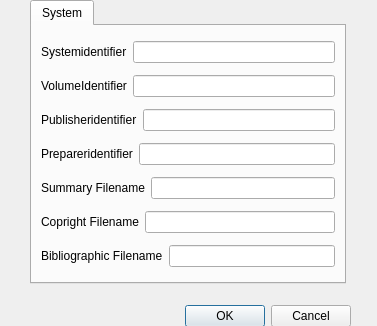
<?xml version="1.0" encoding="UTF-8"?>
<ui version="4.0">
 <class>DialogWriteCd</class>
 <widget class="QDialog" name="DialogWriteCd">
  <property name="geometry">
   <rect>
    <x>0</x>
    <y>0</y>
    <width>377</width>
    <height>326</height>
   </rect>
  </property>
  <property name="windowTitle">
   <string>Dialog</string>
  </property>
  <widget class="QDialogButtonBox" name="buttonBox">
   <property name="geometry">
    <rect>
     <x>10</x>
     <y>300</y>
     <width>341</width>
     <height>32</height>
    </rect>
   </property>
   <property name="orientation">
    <enum>Qt::Horizontal</enum>
   </property>
   <property name="standardButtons">
    <set>QDialogButtonBox::Cancel|QDialogButtonBox::Ok</set>
   </property>
  </widget>
  <widget class="QTabWidget" name="tabWidget">
   <property name="geometry">
    <rect>
     <x>30</x>
     <y>0</y>
     <width>316</width>
     <height>284</height>
    </rect>
   </property>
   <property name="currentIndex">
    <number>0</number>
   </property>
   <widget class="QWidget" name="System">
    <attribute name="title">
     <string>System</string>
    </attribute>
    <layout class="QVBoxLayout" name="verticalLayout">
     <item>
      <layout class="QHBoxLayout" name="horizontalLayout">
       <item>
        <widget class="QLabel" name="label">
         <property name="text">
          <string>Systemidentifier</string>
         </property>
        </widget>
       </item>
       <item>
        <widget class="QLineEdit" name="lineEdit"/>
       </item>
      </layout>
     </item>
     <item>
      <layout class="QHBoxLayout" name="horizontalLayout_2">
       <item>
        <widget class="QLabel" name="label_2">
         <property name="text">
          <string>VolumeIdentifier</string>
         </property>
        </widget>
       </item>
       <item>
        <widget class="QLineEdit" name="lineEdit_2"/>
       </item>
      </layout>
     </item>
     <item>
      <layout class="QHBoxLayout" name="horizontalLayout_3">
       <item>
        <widget class="QLabel" name="label_3">
         <property name="text">
          <string>Publisheridentifier</string>
         </property>
        </widget>
       </item>
       <item>
        <widget class="QLineEdit" name="lineEdit_3"/>
       </item>
      </layout>
     </item>
     <item>
      <layout class="QHBoxLayout" name="horizontalLayout_4">
       <item>
        <widget class="QLabel" name="label_4">
         <property name="text">
          <string>Prepareridentifier</string>
         </property>
        </widget>
       </item>
       <item>
        <widget class="QLineEdit" name="lineEdit_4"/>
       </item>
      </layout>
     </item>
     <item>
      <layout class="QHBoxLayout" name="horizontalLayout_5">
       <item>
        <widget class="QLabel" name="label_5">
         <property name="text">
          <string>Summary Filename</string>
         </property>
        </widget>
       </item>
       <item>
        <widget class="QLineEdit" name="lineEdit_5"/>
       </item>
      </layout>
     </item>
     <item>
      <layout class="QHBoxLayout" name="horizontalLayout_6">
       <item>
        <widget class="QLabel" name="label_6">
         <property name="text">
          <string>Copright Filename</string>
         </property>
        </widget>
       </item>
       <item>
        <widget class="QLineEdit" name="lineEdit_6"/>
       </item>
      </layout>
     </item>
     <item>
      <layout class="QHBoxLayout" name="horizontalLayout_7">
       <item>
        <widget class="QLabel" name="label_7">
         <property name="text">
          <string>Bibliographic Filename</string>
         </property>
        </widget>
       </item>
       <item>
        <widget class="QLineEdit" name="lineEdit_7"/>
       </item>
      </layout>
     </item>
    </layout>
   </widget>
  </widget>
 </widget>
 <resources/>
 <connections>
  <connection>
   <sender>buttonBox</sender>
   <signal>accepted()</signal>
   <receiver>DialogWriteCd</receiver>
   <slot>accept()</slot>
   <hints>
    <hint type="sourcelabel">
     <x>248</x>
     <y>254</y>
    </hint>
    <hint type="destinationlabel">
     <x>157</x>
     <y>274</y>
    </hint>
   </hints>
  </connection>
  <connection>
   <sender>buttonBox</sender>
   <signal>rejected()</signal>
   <receiver>DialogWriteCd</receiver>
   <slot>reject()</slot>
   <hints>
    <hint type="sourcelabel">
     <x>316</x>
     <y>260</y>
    </hint>
    <hint type="destinationlabel">
     <x>286</x>
     <y>274</y>
    </hint>
   </hints>
  </connection>
 </connections>
</ui>
